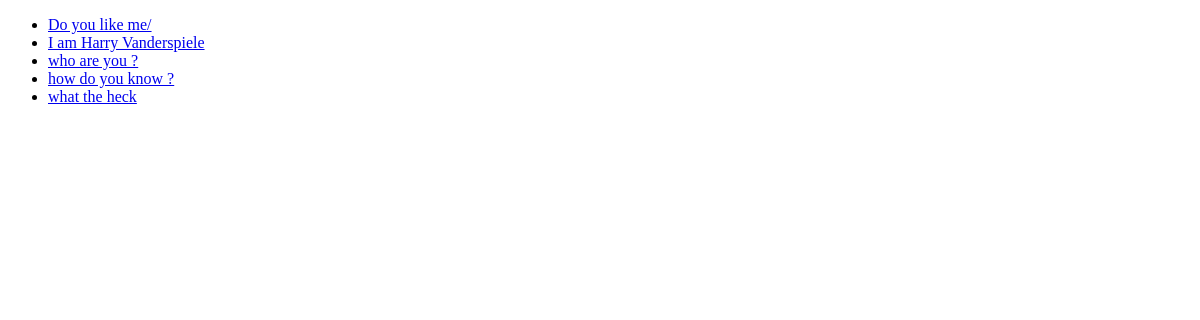
Before: / with the older database file.
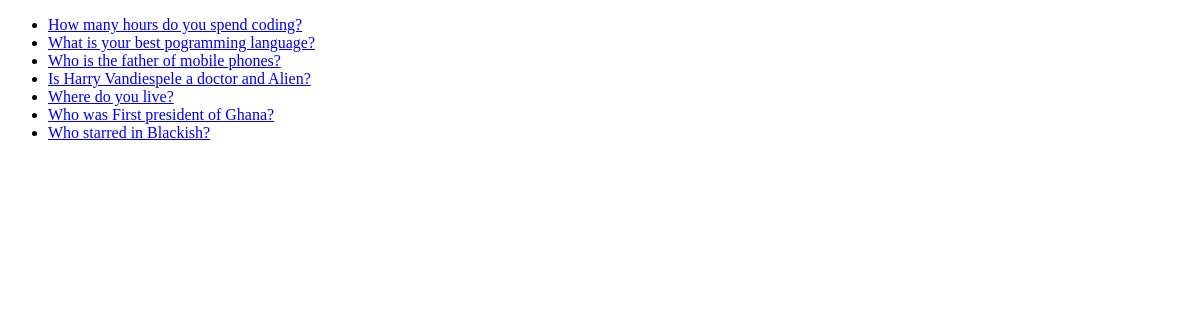
After: the same page with the newer database file.
### polls/models.py (models this page shows, shortened)
class Question(models.Model):
    question_txt = models.CharField(max_length=200)
    pub_date = models.DateTimeField("date published")

### polls/views.py (the view)
# urls.py: path('',views.index, name='index'),
def index(request):
    questions = Question.objects.order_by('-pub_date')
    return render(request, "polls/index.html",{
        "questions" : questions
    })

### polls/templates/polls/index.html (shortened to what this page needs)
{% extends "polls/layout.html" %}
{% block body %}
    {% if questions %}
        <ul>
            {% for question in questions %}
            <li >
                <a href="{% url 'polls:detail' question.id %}">
                    {{ question.question_txt }}
                </a>
            </li>
            {% endfor %}
        </ul>
    {% else %}
        <p>No polls available</p>
    {% endif %}
{% endblock %}

### polls/templates/polls/layout.html (shortened to what this page needs)
<!DOCTYPE html>
<html lang="en">
<head>
</head>
<body>
    {%  block body %}
    {% endblock %}
</body>
</html>

Changed rows visible on the page:
added Question: question_txt "How many hours do you spend coding?"
added Question: question_txt "What is your best pogramming language?"
changed Question: question_txt "Do you like me/" → "Who is the father of mobile phones?"
changed Question: question_txt "I am Harry Vanderspiele" → "Is Harry Vandiespele a doctor and Alien?"
changed Question: question_txt "who are you ?" → "Where do you live?"
changed Question: question_txt "how do you know ?" → "Who was First president of Ghana?"
changed Question: question_txt "what the heck" → "Who starred in Blackish?"
